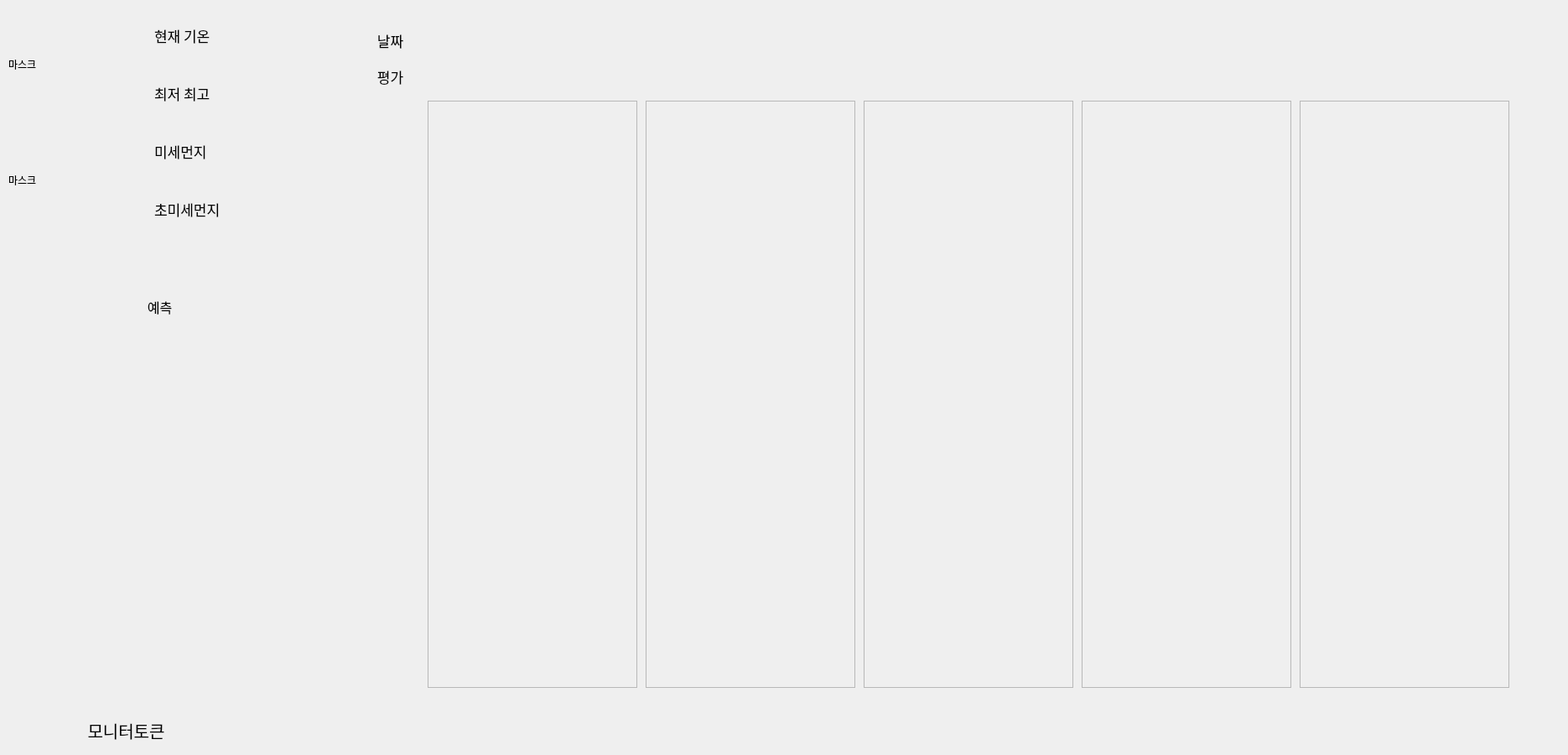
<?xml version="1.0" encoding="UTF-8"?>
<ui version="4.0">
 <class>Form</class>
 <widget class="QWidget" name="Form">
  <property name="geometry">
   <rect>
    <x>0</x>
    <y>0</y>
    <width>1870</width>
    <height>900</height>
   </rect>
  </property>
  <property name="windowTitle">
   <string>Form</string>
  </property>
  <widget class="QLabel" name="one">
   <property name="geometry">
    <rect>
     <x>510</x>
     <y>120</y>
     <width>250</width>
     <height>700</height>
    </rect>
   </property>
   <property name="frameShape">
    <enum>QFrame::StyledPanel</enum>
   </property>
   <property name="text">
    <string/>
   </property>
   <property name="alignment">
    <set>Qt::AlignCenter</set>
   </property>
  </widget>
  <widget class="QLabel" name="two">
   <property name="geometry">
    <rect>
     <x>770</x>
     <y>120</y>
     <width>250</width>
     <height>700</height>
    </rect>
   </property>
   <property name="frameShape">
    <enum>QFrame::StyledPanel</enum>
   </property>
   <property name="text">
    <string/>
   </property>
   <property name="alignment">
    <set>Qt::AlignCenter</set>
   </property>
  </widget>
  <widget class="QLabel" name="three">
   <property name="geometry">
    <rect>
     <x>1030</x>
     <y>120</y>
     <width>250</width>
     <height>700</height>
    </rect>
   </property>
   <property name="frameShape">
    <enum>QFrame::StyledPanel</enum>
   </property>
   <property name="text">
    <string/>
   </property>
   <property name="alignment">
    <set>Qt::AlignCenter</set>
   </property>
  </widget>
  <widget class="QLabel" name="four">
   <property name="geometry">
    <rect>
     <x>1290</x>
     <y>120</y>
     <width>250</width>
     <height>700</height>
    </rect>
   </property>
   <property name="frameShape">
    <enum>QFrame::StyledPanel</enum>
   </property>
   <property name="text">
    <string/>
   </property>
   <property name="alignment">
    <set>Qt::AlignCenter</set>
   </property>
  </widget>
  <widget class="QLabel" name="five">
   <property name="geometry">
    <rect>
     <x>1550</x>
     <y>120</y>
     <width>250</width>
     <height>700</height>
    </rect>
   </property>
   <property name="frameShape">
    <enum>QFrame::StyledPanel</enum>
   </property>
   <property name="text">
    <string/>
   </property>
   <property name="alignment">
    <set>Qt::AlignCenter</set>
   </property>
  </widget>
  <widget class="QWidget" name="verticalLayoutWidget_3">
   <property name="geometry">
    <rect>
     <x>10</x>
     <y>10</y>
     <width>341</width>
     <height>271</height>
    </rect>
   </property>
   <layout class="QVBoxLayout" name="verticalLayout_5">
    <item>
     <layout class="QHBoxLayout" name="horizontalLayout_5">
      <item>
       <widget class="QLabel" name="weather">
        <property name="text">
         <string>마스크</string>
        </property>
        <property name="alignment">
         <set>Qt::AlignJustify|Qt::AlignVCenter</set>
        </property>
       </widget>
      </item>
      <item>
       <layout class="QVBoxLayout" name="verticalLayout_3">
        <item>
         <widget class="QLabel" name="now_temperature">
          <property name="font">
           <font>
            <family>휴먼둥근헤드라인</family>
            <pointsize>13</pointsize>
           </font>
          </property>
          <property name="text">
           <string>현재 기온</string>
          </property>
         </widget>
        </item>
        <item>
         <widget class="QLabel" name="now_temperature_maxmin">
          <property name="font">
           <font>
            <family>휴먼둥근헤드라인</family>
            <pointsize>13</pointsize>
           </font>
          </property>
          <property name="text">
           <string>최저 최고</string>
          </property>
         </widget>
        </item>
       </layout>
      </item>
     </layout>
    </item>
    <item>
     <layout class="QHBoxLayout" name="horizontalLayout_6">
      <item>
       <widget class="QLabel" name="mask">
        <property name="text">
         <string>마스크</string>
        </property>
        <property name="alignment">
         <set>Qt::AlignJustify|Qt::AlignVCenter</set>
        </property>
       </widget>
      </item>
      <item>
       <layout class="QVBoxLayout" name="verticalLayout_4">
        <item>
         <widget class="QLabel" name="dust">
          <property name="font">
           <font>
            <family>휴먼둥근헤드라인</family>
            <pointsize>13</pointsize>
           </font>
          </property>
          <property name="text">
           <string>미세먼지</string>
          </property>
         </widget>
        </item>
        <item>
         <widget class="QLabel" name="dust_ui">
          <property name="font">
           <font>
            <family>휴먼둥근헤드라인</family>
            <pointsize>13</pointsize>
           </font>
          </property>
          <property name="text">
           <string>초미세먼지</string>
          </property>
         </widget>
        </item>
       </layout>
      </item>
     </layout>
    </item>
   </layout>
  </widget>
  <widget class="QWidget" name="verticalLayoutWidget_4">
   <property name="geometry">
    <rect>
     <x>531</x>
     <y>30</y>
     <width>201</width>
     <height>80</height>
    </rect>
   </property>
   <layout class="QVBoxLayout" name="verticalLayout_9">
    <item>
     <widget class="QLabel" name="dateEdit">
      <property name="font">
       <font>
        <family>휴먼둥근헤드라인</family>
        <pointsize>10</pointsize>
       </font>
      </property>
      <property name="text">
       <string/>
      </property>
      <property name="alignment">
       <set>Qt::AlignCenter</set>
      </property>
     </widget>
    </item>
    <item>
     <widget class="QLabel" name="point_1">
      <property name="font">
       <font>
        <family>휴먼둥근헤드라인</family>
        <pointsize>15</pointsize>
       </font>
      </property>
      <property name="text">
       <string/>
      </property>
      <property name="alignment">
       <set>Qt::AlignCenter</set>
      </property>
     </widget>
    </item>
   </layout>
  </widget>
  <widget class="QWidget" name="verticalLayoutWidget_5">
   <property name="geometry">
    <rect>
     <x>790</x>
     <y>30</y>
     <width>201</width>
     <height>80</height>
    </rect>
   </property>
   <layout class="QVBoxLayout" name="verticalLayout_10">
    <item>
     <widget class="QLabel" name="dateEdit_2">
      <property name="font">
       <font>
        <family>휴먼둥근헤드라인</family>
        <pointsize>10</pointsize>
       </font>
      </property>
      <property name="text">
       <string/>
      </property>
      <property name="alignment">
       <set>Qt::AlignCenter</set>
      </property>
     </widget>
    </item>
    <item>
     <widget class="QLabel" name="point_2">
      <property name="font">
       <font>
        <family>휴먼둥근헤드라인</family>
        <pointsize>15</pointsize>
       </font>
      </property>
      <property name="text">
       <string/>
      </property>
      <property name="alignment">
       <set>Qt::AlignCenter</set>
      </property>
     </widget>
    </item>
   </layout>
  </widget>
  <widget class="QWidget" name="verticalLayoutWidget_6">
   <property name="geometry">
    <rect>
     <x>1050</x>
     <y>30</y>
     <width>201</width>
     <height>80</height>
    </rect>
   </property>
   <layout class="QVBoxLayout" name="verticalLayout_11">
    <item>
     <widget class="QLabel" name="dateEdit_3">
      <property name="font">
       <font>
        <family>휴먼둥근헤드라인</family>
        <pointsize>10</pointsize>
       </font>
      </property>
      <property name="text">
       <string/>
      </property>
      <property name="alignment">
       <set>Qt::AlignCenter</set>
      </property>
     </widget>
    </item>
    <item>
     <widget class="QLabel" name="point_3">
      <property name="font">
       <font>
        <family>휴먼둥근헤드라인</family>
        <pointsize>15</pointsize>
       </font>
      </property>
      <property name="text">
       <string/>
      </property>
      <property name="alignment">
       <set>Qt::AlignCenter</set>
      </property>
     </widget>
    </item>
   </layout>
  </widget>
  <widget class="QWidget" name="verticalLayoutWidget_7">
   <property name="geometry">
    <rect>
     <x>1310</x>
     <y>30</y>
     <width>201</width>
     <height>80</height>
    </rect>
   </property>
   <layout class="QVBoxLayout" name="verticalLayout_12">
    <item>
     <widget class="QLabel" name="dateEdit_4">
      <property name="font">
       <font>
        <family>휴먼둥근헤드라인</family>
        <pointsize>10</pointsize>
       </font>
      </property>
      <property name="text">
       <string/>
      </property>
      <property name="alignment">
       <set>Qt::AlignCenter</set>
      </property>
     </widget>
    </item>
    <item>
     <widget class="QLabel" name="point_4">
      <property name="font">
       <font>
        <family>휴먼둥근헤드라인</family>
        <pointsize>15</pointsize>
       </font>
      </property>
      <property name="text">
       <string/>
      </property>
      <property name="alignment">
       <set>Qt::AlignCenter</set>
      </property>
     </widget>
    </item>
   </layout>
  </widget>
  <widget class="QWidget" name="verticalLayoutWidget_8">
   <property name="geometry">
    <rect>
     <x>1570</x>
     <y>30</y>
     <width>201</width>
     <height>80</height>
    </rect>
   </property>
   <layout class="QVBoxLayout" name="verticalLayout_13">
    <item>
     <widget class="QLabel" name="dateEdit_5">
      <property name="font">
       <font>
        <family>휴먼둥근헤드라인</family>
        <pointsize>10</pointsize>
       </font>
      </property>
      <property name="text">
       <string/>
      </property>
      <property name="alignment">
       <set>Qt::AlignCenter</set>
      </property>
     </widget>
    </item>
    <item>
     <widget class="QLabel" name="point_5">
      <property name="font">
       <font>
        <family>휴먼둥근헤드라인</family>
        <pointsize>15</pointsize>
       </font>
      </property>
      <property name="text">
       <string/>
      </property>
      <property name="alignment">
       <set>Qt::AlignCenter</set>
      </property>
     </widget>
    </item>
   </layout>
  </widget>
  <widget class="QLabel" name="monitortoken">
   <property name="geometry">
    <rect>
     <x>10</x>
     <y>850</y>
     <width>281</width>
     <height>41</height>
    </rect>
   </property>
   <property name="font">
    <font>
     <family>휴먼둥근헤드라인</family>
     <pointsize>15</pointsize>
    </font>
   </property>
   <property name="text">
    <string>모니터토큰</string>
   </property>
   <property name="alignment">
    <set>Qt::AlignCenter</set>
   </property>
  </widget>
  <widget class="QLabel" name="predict">
   <property name="geometry">
    <rect>
     <x>20</x>
     <y>310</y>
     <width>341</width>
     <height>111</height>
    </rect>
   </property>
   <property name="font">
    <font>
     <family>휴먼둥근헤드라인</family>
     <pointsize>12</pointsize>
    </font>
   </property>
   <property name="text">
    <string>예측</string>
   </property>
   <property name="alignment">
    <set>Qt::AlignCenter</set>
   </property>
  </widget>
  <widget class="QWidget" name="verticalLayoutWidget_9">
   <property name="geometry">
    <rect>
     <x>420</x>
     <y>30</y>
     <width>91</width>
     <height>80</height>
    </rect>
   </property>
   <layout class="QVBoxLayout" name="verticalLayout_14">
    <item>
     <widget class="QLabel" name="dateEdit_6">
      <property name="font">
       <font>
        <family>휴먼둥근헤드라인</family>
        <pointsize>13</pointsize>
       </font>
      </property>
      <property name="text">
       <string>날짜</string>
      </property>
      <property name="alignment">
       <set>Qt::AlignCenter</set>
      </property>
     </widget>
    </item>
    <item>
     <widget class="QLabel" name="point_6">
      <property name="font">
       <font>
        <family>휴먼둥근헤드라인</family>
        <pointsize>13</pointsize>
       </font>
      </property>
      <property name="text">
       <string>평가</string>
      </property>
      <property name="alignment">
       <set>Qt::AlignCenter</set>
      </property>
     </widget>
    </item>
   </layout>
  </widget>
 </widget>
 <resources/>
 <connections/>
</ui>
